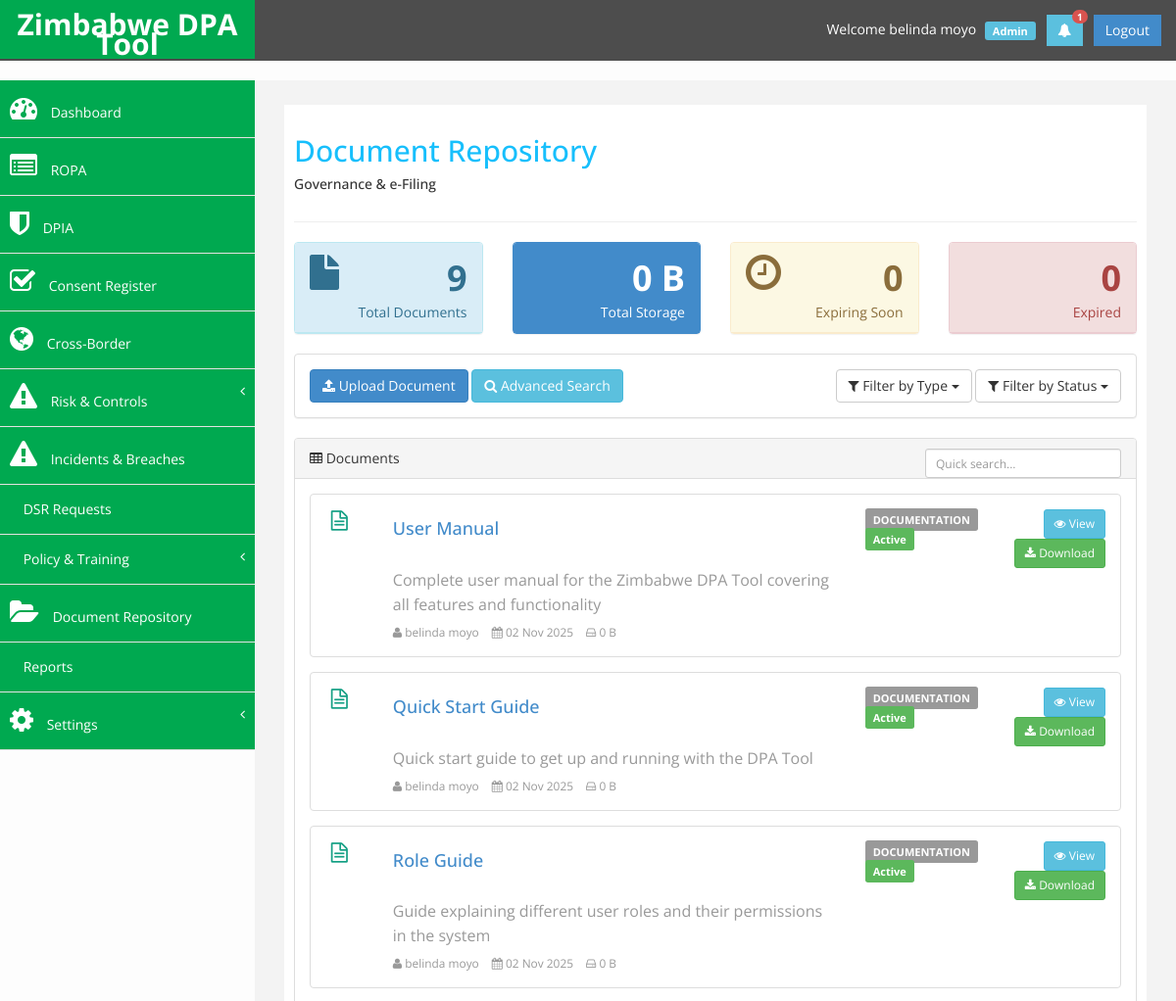
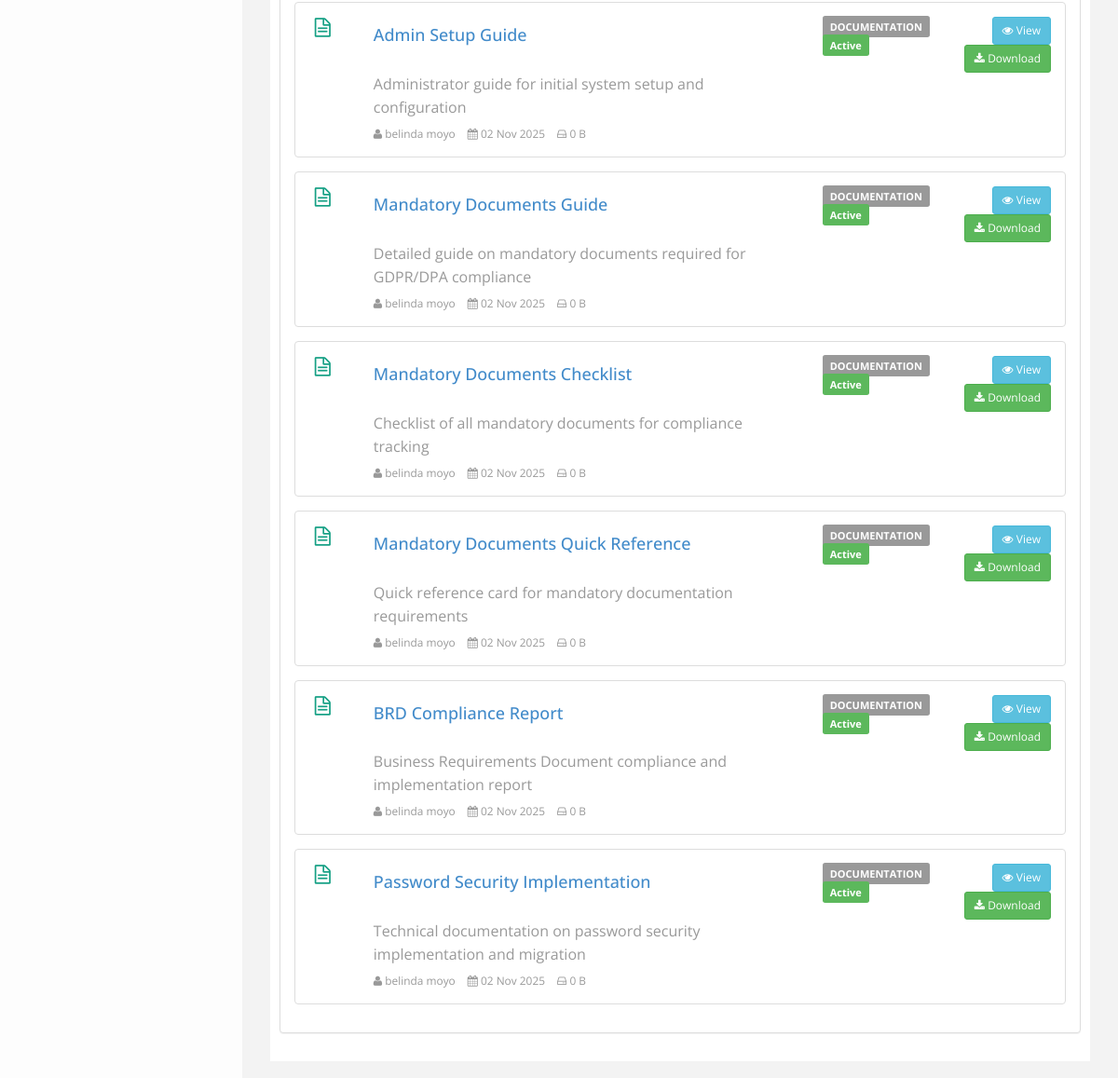
The app's page /documents_list.php (signed in) with its own data (2 pictures, top to bottom).
### tables this page shows
CREATE TABLE `users` (
  `user_id` int(11) UNSIGNED NOT NULL,
  `org_id` int(11) UNSIGNED NOT NULL,
  `role_id` int(11) UNSIGNED NOT NULL,
  `dept_id` int(11) UNSIGNED DEFAULT NULL,
  `first_name` varchar(100) NOT NULL,
  `last_name` varchar(100) NOT NULL,
  `email` varchar(255) NOT NULL,
  `password` varchar(255) NOT NULL,
  `password_reset_required` tinyint(1) DEFAULT 0,
  `phone` varchar(50) DEFAULT NULL,
  `two_factor_enabled` tinyint(1) DEFAULT 0,
  `two_factor_secret` varchar(255) DEFAULT NULL,
  `status` enum('active','inactive','locked') DEFAULT 'active',
  `last_login` timestamp NULL DEFAULT NULL,
  `created_at` timestamp NOT NULL DEFAULT current_timestamp(),
  `updated_at` timestamp NOT NULL DEFAULT current_timestamp() ON UPDATE current_timestamp()
);

CREATE TABLE `roles` (
  `role_id` int(11) UNSIGNED NOT NULL,
  `role_name` varchar(50) NOT NULL,
  `role_description` text DEFAULT NULL,
  `permissions` longtext DEFAULT NULL CHECK (json_valid(`permissions`)),
  `created_at` timestamp NOT NULL DEFAULT current_timestamp()
);

CREATE TABLE `documents` (
  `doc_id` int(11) UNSIGNED NOT NULL,
  `org_id` int(11) UNSIGNED NOT NULL,
  `doc_name` varchar(255) NOT NULL,
  `doc_type` enum('DPA','DSA','policy','certification','audit_report','contract','consent','evidence','documentation','other') DEFAULT 'other',
  `description` text DEFAULT NULL,
  `file_path` varchar(500) NOT NULL,
  `file_size` bigint(20) DEFAULT NULL,
  `file_hash` varchar(255) DEFAULT NULL,
  `mime_type` varchar(100) DEFAULT NULL,
  `version` varchar(50) DEFAULT '1.0',
  `expiry_date` date DEFAULT NULL,
  `review_date` date DEFAULT NULL,
  `status` enum('active','expiring_soon','expired','archived') DEFAULT 'active',
  `uploaded_by` int(11) UNSIGNED NOT NULL,
  `uploaded_at` timestamp NOT NULL DEFAULT current_timestamp(),
  `updated_at` timestamp NOT NULL DEFAULT current_timestamp() ON UPDATE current_timestamp()
);

### documents_list.php (the view, shortened to what the rows shown need)
<?php
require_once 'config/database.php';
require_once 'includes/auth.php';
$org_id = get_current_org_id();
$query = "SELECT d.*,
          CONCAT(u.first_name, ' ', u.last_name) as uploaded_by_name,
          COUNT(DISTINCT dl.link_id) as link_count
          FROM documents d
          LEFT JOIN users u ON d.uploaded_by = u.user_id
          LEFT JOIN document_links dl ON d.doc_id = dl.doc_id
          WHERE d.org_id = ?";
$params = [$org_id];
$query .= " GROUP BY d.doc_id ORDER BY d.uploaded_at DESC";
$stmt = db_query($query, $params);
$documents = db_fetch_all($stmt);
function formatBytes($bytes, $precision = 2) {
    $units = ['B', 'KB', 'MB', 'GB', 'TB'];
    $bytes = max($bytes, 0);
    $pow = floor(($bytes ? log($bytes) : 0) / log(1024));
    $pow = min($pow, count($units) - 1);
    $bytes /= (1 << (10 * $pow));
    return round($bytes, $precision) . ' ' . $units[$pow];
}
?>
<!DOCTYPE html>
<html xmlns="http://www.w3.org/1999/xhtml">
<head>
    <link href="assets/css/bootstrap.css" rel="stylesheet" />
    <link href="assets/css/font-awesome.css" rel="stylesheet" />
    <link href="assets/css/custom.css" rel="stylesheet" />
</head>
<body>
    <div id="wrapper">
        <?php include 'includes/header.php'; ?>
        <div id="page-wrapper">
            <div id="page-inner">
                <div class="row">
                    <div class="col-md-12">
                        <h2>Document Repository</h2>
                    </div>
                </div>
    <div class="row">
        <div class="col-md-12">
            <div class="panel panel-default">
                <div class="panel-body">
                    <?php if (empty($documents)): ?>
                        <div class="alert alert-info">
                            <i class="fa fa-info-circle"></i>
                            No documents found. Click "Upload Document" to add documents to your repository.
                        </div>
                    <?php else: ?>
                        <div id="documentsContainer">
                            <?php foreach ($documents as $doc): ?>
                                <?php
                                $file_ext = pathinfo($doc['file_path'], PATHINFO_EXTENSION);
                                $icon_class = 'fa-file-o';
                                $icon_color = '#95a5a6';
                                if (in_array($file_ext, ['pdf'])) {
                                    $icon_class = 'fa-file-pdf-o';
                                    $icon_color = '#e74c3c';
                                } elseif (in_array($file_ext, ['doc', 'docx'])) {
                                    $icon_class = 'fa-file-word-o';
                                    $icon_color = '#3498db';
                                } elseif (in_array($file_ext, ['xls', 'xlsx'])) {
                                    $icon_class = 'fa-file-excel-o';
                                    $icon_color = '#27ae60';
                                } elseif (in_array($file_ext, ['jpg', 'jpeg', 'png', 'gif'])) {
                                    $icon_class = 'fa-file-image-o';
                                    $icon_color = '#9b59b6';
                                } elseif (in_array($file_ext, ['zip', 'rar', '7z'])) {
                                    $icon_class = 'fa-file-archive-o';
                                    $icon_color = '#f39c12';
                                } elseif (in_array($file_ext, ['md', 'markdown'])) {
                                    $icon_class = 'fa-file-text-o';
                                    $icon_color = '#16a085';
                                }
                                $status_badges = [
                                    'active' => 'success',
                                    'expiring_soon' => 'warning',
                                    'expired' => 'danger',
                                    'archived' => 'default'
                                ];
                                $status_badge = $status_badges[$doc['status']] ?? 'default';
                                ?>
                                <div class="doc-card">
                                    <div class="row">
                                        <div class="col-md-1 text-center">
                                            <i class="fa <?php echo $icon_class; ?> file-icon" style="color: <?php echo $icon_color; ?>"></i>
                                        </div>
                                        <div class="col-md-7">
                                            <h4 style="margin-top: 0;">
                                                <a href="documents_view.php?id=<?php echo $doc['doc_id']; ?>">
                                                    <?php echo htmlspecialchars($doc['doc_name']); ?>
                                                </a>
                                            </h4>
                                            <?php if ($doc['description']): ?>
                                                <p class="text-muted" style="margin-bottom: 5px;">
                                                    <?php echo htmlspecialchars(substr($doc['description'], 0, 120)) . (strlen($doc['description']) > 120 ? '...' : ''); ?>
                                                </p>
                                            <?php endif; ?>
                                            <small class="text-muted">
                                                <i class="fa fa-user"></i> <?php echo htmlspecialchars($doc['uploaded_by_name']); ?>
                                                <i class="fa fa-calendar" style="margin-left: 10px;"></i> <?php echo date('d M Y', strtotime($doc['uploaded_at'])); ?>
                                                <i class="fa fa-hdd-o" style="margin-left: 10px;"></i> <?php echo formatBytes($doc['file_size']); ?>
                                            </small>
                                        </div>
                                        <div class="col-md-2">
                                            <span class="label label-default doc-type-badge">
                                                <?php echo strtoupper($doc['doc_type']); ?>
                                            </span>
                                            <br>
                                            <span class="label label-<?php echo $status_badge; ?> doc-type-badge" style="margin-top: 5px;">
                                                <?php echo ucfirst(str_replace('_', ' ', $doc['status'])); ?>
                                            </span>
                                        </div>
                                        <div class="col-md-2 text-right">
                                            <a href="documents_view.php?id=<?php echo $doc['doc_id']; ?>" class="btn btn-info btn-sm">
                                                <i class="fa fa-eye"></i> View
                                            </a>
                                            <a href="<?php echo htmlspecialchars($doc['file_path']); ?>" class="btn btn-success btn-sm" download>
                                                <i class="fa fa-download"></i> Download
                                            </a>
                                        </div>
                                    </div>
                                </div>
                            <?php endforeach; ?>
                        </div>
                    <?php endif; ?>
                </div>
            </div>
        </div>
    </div>
</div>
            </div>
        </div>
</body>
</html>

### includes/header.php (shortened to what the rows shown need)
<?php
require_once dirname(__DIR__) . '/includes/auth.php';
$current_user = get_current_dpa_user();
$_user_id = get_current_user_id();
$_org_id = get_current_org_id();
$notif_query = "SELECT COUNT(*) as count FROM notifications WHERE org_id = ? AND user_id = ? AND is_read = 0";
$notif_stmt = db_query($notif_query, [$_org_id, $_user_id]);
$unread_notifications = db_fetch_one($notif_stmt)['count'] ?? 0;
?>
<nav class="navbar navbar-default navbar-cls-top" role="navigation">
     <div class="navbar-header">
          <a class="navbar-brand" href="dashboard.php"><?php echo APP_NAME; ?></a>
     </div>
     <div class="navbar-user-info">
          Welcome <?php echo htmlspecialchars($current_user['first_name'] . ' ' . $current_user['last_name']); ?>
          <span class="badge role-badge"><?php echo htmlspecialchars($current_user['role_name']); ?></span>
          <a href="notifications.php" class="btn btn-info square-btn-adjust" style="position: relative;" title="Notifications">
               <i class="fa fa-bell"></i>
               <?php if ($unread_notifications > 0): ?>
               <span class="badge" style="position: absolute; top: -5px; right: -5px; background-color: #d9534f; color: white; font-size: 10px; padding: 2px 5px; border-radius: 10px;">
               </span>
               <?php endif; ?>
          </a>
          <a href="logout.php" class="btn btn-danger square-btn-adjust">Logout</a>
     </div>
</nav>

### records on screen
users: first_name+last_name "belinda moyo", role.role_name "Admin"
documents: doc_name "User Manual", description "Complete user manual for the Zimbabwe DPA Tool covering all features and functionality", uploaded_by_name "belinda moyo", uploaded_at "02 Nov 2025", file_size "0 B", doc_type "DOCUMENTATION", status "Active"
documents: doc_name "Quick Start Guide", description "Quick start guide to get up and running with the DPA Tool", uploaded_by_name "belinda moyo", uploaded_at "02 Nov 2025", file_size "0 B", doc_type "DOCUMENTATION", status "Active"
documents: doc_name "Role Guide", description "Guide explaining different user roles and their permissions in the system", uploaded_by_name "belinda moyo", uploaded_at "02 Nov 2025", file_size "0 B", doc_type "DOCUMENTATION", status "Active"
documents: doc_name "Admin Setup Guide", description "Administrator guide for initial system setup and configuration", uploaded_by_name "belinda moyo", uploaded_at "02 Nov 2025", file_size "0 B", doc_type "DOCUMENTATION", status "Active"
documents: doc_name "Mandatory Documents Guide", description "Detailed guide on mandatory documents required for GDPR/DPA compliance", uploaded_by_name "belinda moyo", uploaded_at "02 Nov 2025", file_size "0 B", doc_type "DOCUMENTATION", status "Active"
documents: doc_name "Mandatory Documents Checklist", description "Checklist of all mandatory documents for compliance tracking", uploaded_by_name "belinda moyo", uploaded_at "02 Nov 2025", file_size "0 B", doc_type "DOCUMENTATION", status "Active"
documents: doc_name "Mandatory Documents Quick Reference", description "Quick reference card for mandatory documentation requirements", uploaded_by_name "belinda moyo", uploaded_at "02 Nov 2025", file_size "0 B", doc_type "DOCUMENTATION", status "Active"
documents: doc_name "BRD Compliance Report", description "Business Requirements Document compliance and implementation report", uploaded_by_name "belinda moyo", uploaded_at "02 Nov 2025", file_size "0 B", doc_type "DOCUMENTATION", status "Active"
documents: doc_name "Password Security Implementation", description "Technical documentation on password security implementation and migration", uploaded_by_name "belinda moyo", uploaded_at "02 Nov 2025", file_size "0 B", doc_type "DOCUMENTATION", status "Active"

### other values on screen
APP_NAME "Zimbabwe DPA Tool"
$unread_notifications "1"
$total_docs "9"
formatBytes($total_size) "0 B"
$expiring_soon "0"
$expired "0"
